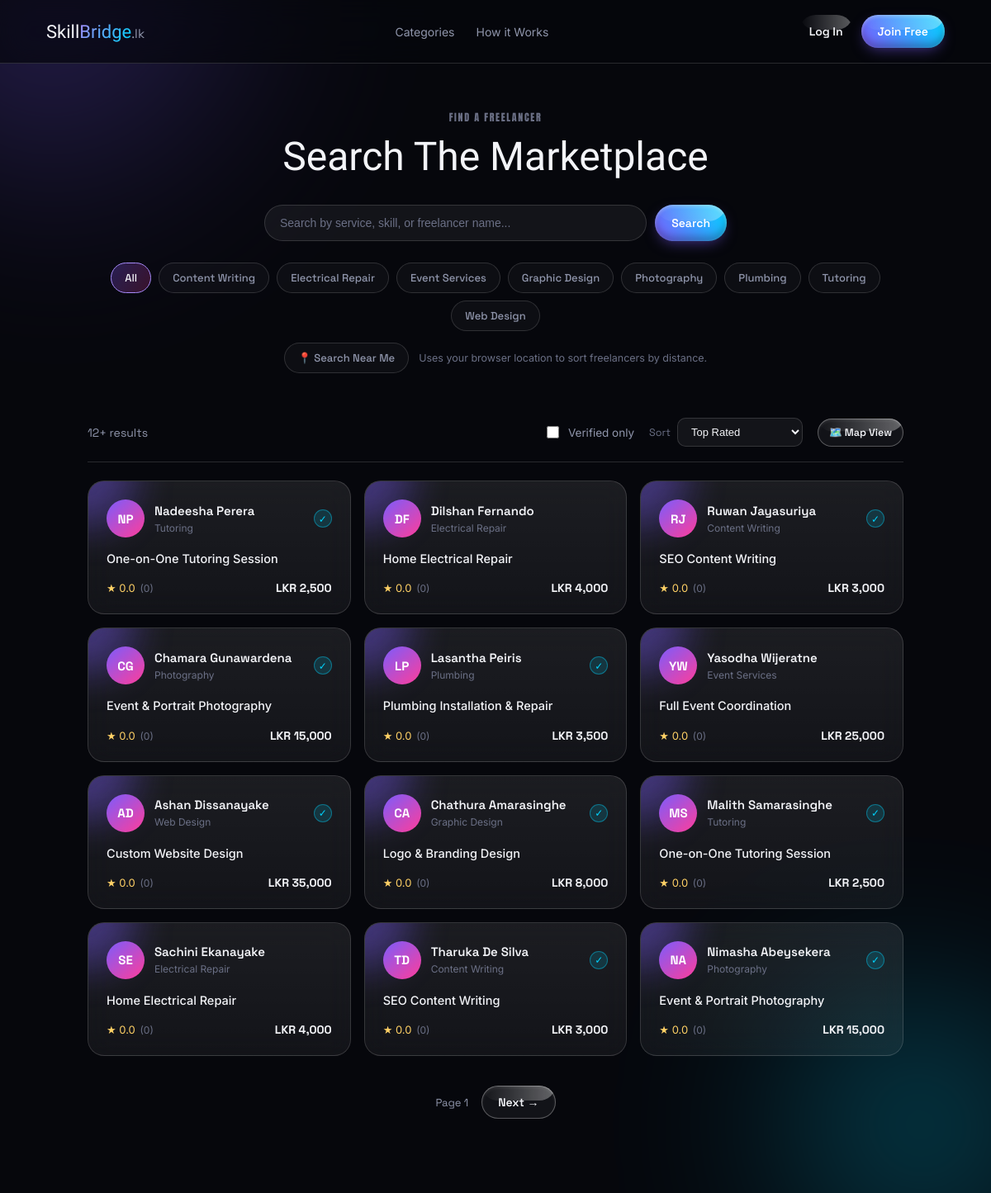
Page /english/search.php on the committed database.
### tables this page shows
CREATE TABLE `categories` (
  `category_id` int(10) UNSIGNED NOT NULL,
  `category_key` varchar(60) NOT NULL,
  `category_name` varchar(100) NOT NULL
);

CREATE TABLE `services` (
  `service_id` int(10) UNSIGNED NOT NULL,
  `profile_id` int(10) UNSIGNED NOT NULL,
  `category_id` int(10) UNSIGNED NOT NULL,
  `title` varchar(150) NOT NULL,
  `language` enum('tamil','english','sinhala') NOT NULL DEFAULT 'english',
  `price` decimal(10,2) NOT NULL,
  `description` text DEFAULT NULL,
  `is_active` tinyint(1) NOT NULL DEFAULT 1,
  `created_at` timestamp NOT NULL DEFAULT current_timestamp(),
  `updated_at` timestamp NOT NULL DEFAULT current_timestamp() ON UPDATE current_timestamp()
);

CREATE TABLE `users` (
  `user_id` int(10) UNSIGNED NOT NULL,
  `full_name` varchar(120) NOT NULL,
  `email` varchar(150) NOT NULL,
  `password_hash` varchar(255) NOT NULL,
  `role` enum('freelancer','client','admin') NOT NULL,
  `language_pref` enum('tamil','english','sinhala') NOT NULL DEFAULT 'english',
  `phone` varchar(20) DEFAULT NULL,
  `last_seen` timestamp NULL DEFAULT NULL,
  `photo_path` varchar(255) DEFAULT NULL,
  `is_active` tinyint(1) NOT NULL DEFAULT 1,
  `created_at` timestamp NOT NULL DEFAULT current_timestamp(),
  `updated_at` timestamp NOT NULL DEFAULT current_timestamp() ON UPDATE current_timestamp()
);

### english/search.php (the view, shortened to what this page needs)
<?php
require_once __DIR__ . '/session.php';
$dashboardHref = match ($_SESSION['role'] ?? '') {
    'freelancer' => 'dashboard.php',
    'admin'      => 'admin-dashboard.php',
    default      => 'client-dashboard.php',
};
$categoryKey  = trim($_GET['category'] ?? '');
$keyword      = trim($_GET['q'] ?? '');
$verifiedOnly = isset($_GET['verified']);
$originLatRaw = $_GET['lat'] ?? '';
$originLngRaw = $_GET['lng'] ?? '';
$hasOrigin = is_numeric($originLatRaw) && is_numeric($originLngRaw)
    && (float) $originLatRaw >= -90 && (float) $originLatRaw <= 90
    && (float) $originLngRaw >= -180 && (float) $originLngRaw <= 180;
$allowedSorts = ['rating', 'price_low', 'price_high', 'newest'];
$sort = in_array($_GET['sort'] ?? '', $allowedSorts, true)
    ? $_GET['sort']
    : ($hasOrigin ? 'nearby' : 'rating');
$page    = max(1, (int) ($_GET['page'] ?? 1));
$perPage = 12;
$offset  = ($page - 1) * $perPage;
$categories = [];
try {
    $catStmt = $pdo->query('SELECT category_key, category_name FROM categories ORDER BY category_name');
    $categories = $catStmt->fetchAll();
} catch (PDOException $e) {
    error_log('SkillBridge search.php categories error: ' . $e->getMessage());
}
$where  = ['s.is_active = 1', "s.language = 'english'"];
$distanceSelect = 'NULL';
$having = '';
$orderBy = match ($sort) {
    'price_low'  => 's.price ASC',
    'price_high' => 's.price DESC',
    'newest'     => 's.created_at DESC',
    'nearby'     => 'ISNULL(distance_km) ASC, distance_km ASC',
    default      => 'avg_rating DESC, review_count DESC',
};
$sql = "
    SELECT
        s.service_id, s.title, s.price, s.description,
        fp.profile_id, fp.verified_badge, fp.bio,
        fp.latitude, fp.longitude,
        u.full_name,
        c.category_name, c.category_key,
        COALESCE(AVG(r.rating), 0)  AS avg_rating,
        COUNT(DISTINCT r.review_id) AS review_count,
        {$distanceSelect} AS distance_km
    FROM services s
    JOIN freelancer_profiles fp ON s.profile_id = fp.profile_id
    JOIN users u               ON fp.user_id = u.user_id
    JOIN categories c          ON s.category_id = c.category_id
    LEFT JOIN bookings b       ON b.service_id = s.service_id
    LEFT JOIN reviews r        ON r.booking_id = b.booking_id
    WHERE " . implode(' AND ', $where) . "
    GROUP BY s.service_id, s.title, s.price, s.description,
             fp.profile_id, fp.verified_badge, fp.bio, fp.latitude, fp.longitude,
             u.full_name, c.category_name, c.category_key
    {$having}
    ORDER BY {$orderBy}
    LIMIT :limit OFFSET :offset
";
$results = [];
$hasNextPage = false;
$dbError = false;
$dbErrorDetail = '';
try {
    $stmt = $pdo->prepare($sql);
    $stmt->bindValue(':limit', $perPage + 1, PDO::PARAM_INT);
    $stmt->bindValue(':offset', $offset, PDO::PARAM_INT);
    $stmt->execute();
    $results = $stmt->fetchAll();
    if (count($results) > $perPage) {
        $hasNextPage = true;
        $results = array_slice($results, 0, $perPage);
    }
} catch (PDOException $e) {
    error_log('SkillBridge search.php query error: ' . $e->getMessage());
    $dbError = true;
    $dbErrorDetail = $e->getMessage();
}
function build_query(array $overrides): string
{
    $params = array_merge($_GET, $overrides);
    foreach ($params as $key => $value) {
        if ($value === null || $value === '' || $value === false) {
            unset($params[$key]);
        }
    }
    return htmlspecialchars('search.php?' . http_build_query($params), ENT_QUOTES);
}
function initials(string $name): string
{
    $parts = preg_split('/\s+/', trim($name));
    $letters = array_map(fn($p) => mb_strtoupper(mb_substr($p, 0, 1)), array_slice($parts, 0, 2));
    return implode('', $letters) ?: '?';
}
?>
<!DOCTYPE html>
<html lang="en">
<head>
<link rel="stylesheet" href="assets/css/search.css?v=3">
<link rel="stylesheet" href="https://unpkg.com/leaflet@1.9.4/dist/leaflet.css">
</head>
<body>
<div class="scene" aria-hidden="true">
  <div class="orb orb-violet"></div>
  <div class="orb orb-cyan"></div>
</div>
<header class="nav">
  <div class="nav-inner">
    <a href="index(ENG).html" class="brand-mark">Skill<span class="brand-accent">Bridge</span><span class="brand-tld">.lk</span></a>
    <nav class="nav-links">
      <a href="index(ENG).html#categories">Categories</a>
      <a href="index(ENG).html#how-it-works">How it Works</a>
    </nav>
    <div class="nav-actions">
      <?php if (isset($_SESSION['user_id'])): ?>
        <a href="<?php echo $dashboardHref; ?>" class="btn btn-outline">Dashboard</a>
        <?php if (($_SESSION['role'] ?? '') === 'freelancer'): ?>
          <a href="dashboard.php" class="nav-hello">Hi, <?php echo htmlspecialchars(explode(' ', $_SESSION['full_name'])[0], ENT_QUOTES); ?></a>
        <?php else: ?>
          <span class="nav-hello">Hi, <?php echo htmlspecialchars(explode(' ', $_SESSION['full_name'])[0], ENT_QUOTES); ?></span>
        <?php endif; ?>
        <a href="logout.php" class="btn btn-ghost">Log Out</a>
      <?php else: ?>
        <a href="login.php" class="btn btn-ghost">Log In</a>
        <a href="register.php" class="btn btn-primary">Join Free</a>
      <?php endif; ?>
    </div>
  </div>
</header>
<main class="search-page">
  <section class="search-hero">
    <p class="eyebrow">Find A Freelancer</p>
    <h1 class="search-title">Search The Marketplace</h1>
    <form class="search-bar" action="search.php" method="GET">
      <input type="text" name="q" value="<?php echo htmlspecialchars($keyword, ENT_QUOTES); ?>" placeholder="Search by service, skill, or freelancer name...">
      <button type="submit" class="btn btn-primary">Search</button>
    </form>
    <div class="chip-row">
      <a href="<?php echo build_query(['category' => null, 'page' => null]); ?>" class="chip<?php echo $categoryKey === '' ? ' is-active' : ''; ?>">All</a>
      <?php foreach ($categories as $cat): ?>
        <a href="<?php echo build_query(['category' => $cat['category_key'], 'page' => null]); ?>" class="chip<?php echo $categoryKey === $cat['category_key'] ? ' is-active' : ''; ?>">
          <?php echo htmlspecialchars($cat['category_name'], ENT_QUOTES); ?>
        </a>
      <?php endforeach; ?>
    </div>
    <div class="nearby-bar">
      <?php if (!$hasOrigin): ?>
        <button type="button" id="useMyLocationBtn" class="chip chip-nearby">📍 Search Near Me</button>
        <span class="nearby-hint">Uses your browser location to sort freelancers by distance.</span>
      <?php endif; ?>
    </div>
  </section>
  <section class="results-section">
    <div class="results-toolbar">
      <span class="results-count">
        <?php echo $dbError ? '' : count($results) . ($hasNextPage ? '+' : '') . ' result' . (count($results) === 1 ? '' : 's'); ?>
      </span>
      <div class="toolbar-controls">
        <label class="verified-check">
          <input type="checkbox" onchange="window.location.href=this.checked ? '<?php echo build_query(['verified' => 1, 'page' => null]); ?>' : '<?php echo build_query(['verified' => null, 'page' => null]); ?>'" <?php echo $verifiedOnly ? 'checked' : ''; ?>>
          Verified only
        </label>
        <div class="sort-select">
          <label for="sortSelect">Sort</label>
          <select id="sortSelect" onchange="window.location.href=this.value">
            <option value="<?php echo build_query(['sort' => 'rating', 'page' => null]); ?>" <?php echo $sort === 'rating' ? 'selected' : ''; ?>>Top Rated</option>
          </select>
        </div>
        <?php if (!$dbError && !empty($results)): ?>
          <button type="button" id="viewToggleBtn" class="btn btn-outline btn-sm" data-mode="list">🗺️ Map View</button>
        <?php endif; ?>
      </div>
    </div>
    <?php if ($dbError): ?>
      <div class="empty-state">
        <div class="empty-glyph">!</div>
        <h3>Couldn't load results</h3>
        <p>Something went wrong reaching the database. Please try again shortly.</p>
        <?php if (isset($_GET['debug'])): ?>
          <p style="color:#FF3D9A; font-family: monospace; font-size:12px; text-align:left; background:rgba(255,61,154,0.08); padding:14px; border-radius:10px; margin-top:16px; word-break:break-word;">
            <?php echo htmlspecialchars($dbErrorDetail, ENT_QUOTES); ?>
          </p>
        <?php endif; ?>
      </div>
    <?php else: ?>
      <div class="result-grid" id="resultGrid">
        <?php foreach ($results as $row): ?>
          <a href="profile.php?service=<?php echo (int) $row['service_id']; ?>" class="result-card">
            <div class="result-top">
              <div class="result-avatar"><?php echo htmlspecialchars(initials($row['full_name']), ENT_QUOTES); ?></div>
              <div class="result-who">
                <h3><?php echo htmlspecialchars($row['full_name'], ENT_QUOTES); ?></h3>
                <span class="result-category"><?php echo htmlspecialchars($row['category_name'], ENT_QUOTES); ?></span>
              </div>
              <?php if ((int) $row['verified_badge'] === 1): ?>
                <span class="verified-tag" title="Verified by SkillBridge.lk">✓</span>
              <?php endif; ?>
            </div>
            <h4 class="result-service"><?php echo htmlspecialchars($row['title'], ENT_QUOTES); ?></h4>
            <div class="result-meta">
              <span class="result-rating">
                ★ <?php echo number_format((float) $row['avg_rating'], 1); ?>
                <span class="result-review-count">(<?php echo (int) $row['review_count']; ?>)</span>
              </span>
              <span class="result-price">LKR <?php echo number_format((float) $row['price'], 0); ?></span>
            </div>
          </a>
        <?php endforeach; ?>
      </div>
      <div class="pagination">
        <span class="page-indicator">Page <?php echo $page; ?></span>
        <?php if ($hasNextPage): ?>
          <a href="<?php echo build_query(['page' => $page + 1]); ?>" class="btn btn-outline">Next →</a>
        <?php endif; ?>
      </div>
    <?php endif; ?>
  </section>
</main>
</body>
</html>

### rows in the picture
categories: category_name "Content Writing"
categories: category_name "Electrical Repair"
categories: category_name "Event Services"
categories: category_name "Graphic Design"
categories: category_name "Photography"
categories: category_name "Plumbing"
categories: category_name "Tutoring"
categories: category_name "Web Design"
services: users.full_name "NP", users.full_name "Nadeesha Perera", category.category_name "Tutoring", title "One-on-One Tutoring Session", avg_rating "0.0", review_count "0", price "2,500"
services: users.full_name "DF", users.full_name "Dilshan Fernando", category.category_name "Electrical Repair", title "Home Electrical Repair", avg_rating "0.0", review_count "0", price "4,000"
services: users.full_name "RJ", users.full_name "Ruwan Jayasuriya", category.category_name "Content Writing", title "SEO Content Writing", avg_rating "0.0", review_count "0", price "3,000"
services: users.full_name "CG", users.full_name "Chamara Gunawardena", category.category_name "Photography", title "Event & Portrait Photography", avg_rating "0.0", review_count "0", price "15,000"
services: users.full_name "LP", users.full_name "Lasantha Peiris", category.category_name "Plumbing", title "Plumbing Installation & Repair", avg_rating "0.0", review_count "0", price "3,500"
services: users.full_name "YW", users.full_name "Yasodha Wijeratne", category.category_name "Event Services", title "Full Event Coordination", avg_rating "0.0", review_count "0", price "25,000"
services: users.full_name "AD", users.full_name "Ashan Dissanayake", category.category_name "Web Design", title "Custom Website Design", avg_rating "0.0", review_count "0", price "35,000"
services: users.full_name "CA", users.full_name "Chathura Amarasinghe", category.category_name "Graphic Design", title "Logo & Branding Design", avg_rating "0.0", review_count "0", price "8,000"
services: users.full_name "MS", users.full_name "Malith Samarasinghe", category.category_name "Tutoring", title "One-on-One Tutoring Session", avg_rating "0.0", review_count "0", price "2,500"
services: users.full_name "SE", users.full_name "Sachini Ekanayake", category.category_name "Electrical Repair", title "Home Electrical Repair", avg_rating "0.0", review_count "0", price "4,000"
services: users.full_name "TD", users.full_name "Tharuka De Silva", category.category_name "Content Writing", title "SEO Content Writing", avg_rating "0.0", review_count "0", price "3,000"
services: users.full_name "NA", users.full_name "Nimasha Abeysekera", category.category_name "Photography", title "Event & Portrait Photography", avg_rating "0.0", review_count "0", price "15,000"

### other values in the picture
count($results) "12"
$page "1"
